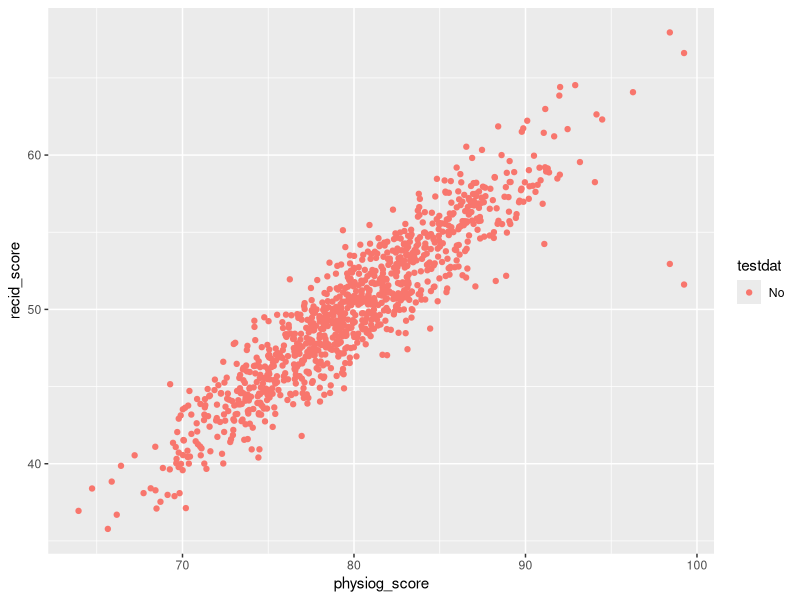
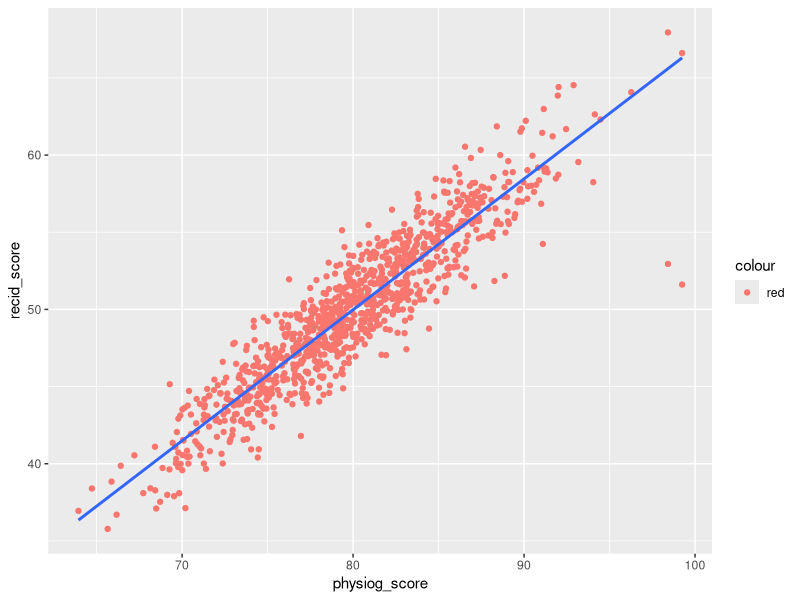
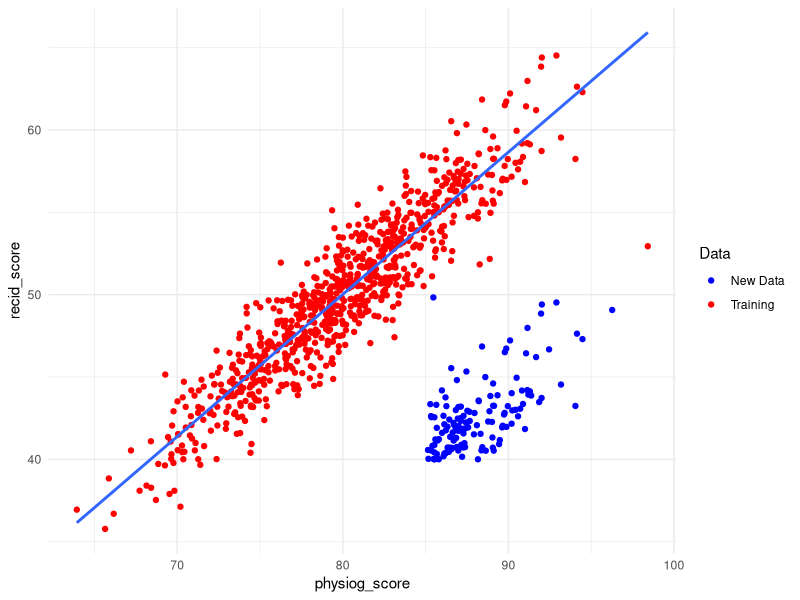

Recreate these plots in R, in order.
## ---- chunk 1
knitr::opts_chunk$set(echo = FALSE, warning = F, message = F)
library(tidyverse)
## ---- chunk 2
set.seed(13)
library(tidyverse)
recid_score <- rnorm(1000, 50, 5)
physiog_score <- recid_score + rnorm(n = 1000, 30, 2)

dat0 <- data_frame(physiog_score, recid_score) %>% 
  mutate(test = ifelse(physiog_score > 85 & recid_score > 55 , "Yes", "No")) 

dat1 <-  dat0 %>%
  filter(test == "Yes") %>%
  mutate(recid_score = recid_score - 15)

dat <- rbind(dat0,dat1)

dat_crime <- dat %>% 
  mutate(testdat = ifelse(recid_score < 50 & physiog_score > 85, "Yes", "No"), id = row_number()) %>%
  filter(testdat == "No")
dat_new <- dat %>% 
  mutate(testdat = ifelse(recid_score < 50 & physiog_score > 85, "Yes", "No")) %>%
  filter(testdat == "Yes")

 dat_crime %>%
  ggplot(aes(x = physiog_score, y = recid_score)) + 
  geom_point(aes(colour = testdat)) 
## ---- chunk 3
set.seed(10)
train <- dat_crime %>% sample_frac(size = 0.8)
test <- dat_crime %>% anti_join(train, by = 'id')
reg_mod <- lm(recid_score ~ physiog_score, data = train)
summary(reg_mod)$r.squared
yhat <- predict(reg_mod, newdata = test)
y <- test$recid_score
sqrt(sum((y-yhat)^2)/length(test$recid_score))
## ---- chunk 4
dat_crime %>%
  ggplot(aes(x = physiog_score, y = recid_score)) + 
  geom_point(aes(colour = "red")) + geom_smooth(method = "lm", se = F) 
## ---- chunk 5
yhat <- predict(reg_mod, newdata = dat_new)
y <- dat_new$recid_score
sqrt(sum((y - yhat)^2) / length(dat_new$recid_score))
## ---- chunk 6
train %>%
  ggplot(aes(x = physiog_score, y = recid_score)) + 
  geom_point(aes(colour = testdat)) +
  geom_smooth(method = "lm", se = F) +
  geom_point(data = dat_new, aes(colour = "blue")) +
  scale_color_manual(labels = c("New Data", "Training"), values = c("blue", "red")) +
  guides(color=guide_legend("Data")) + theme_minimal()
